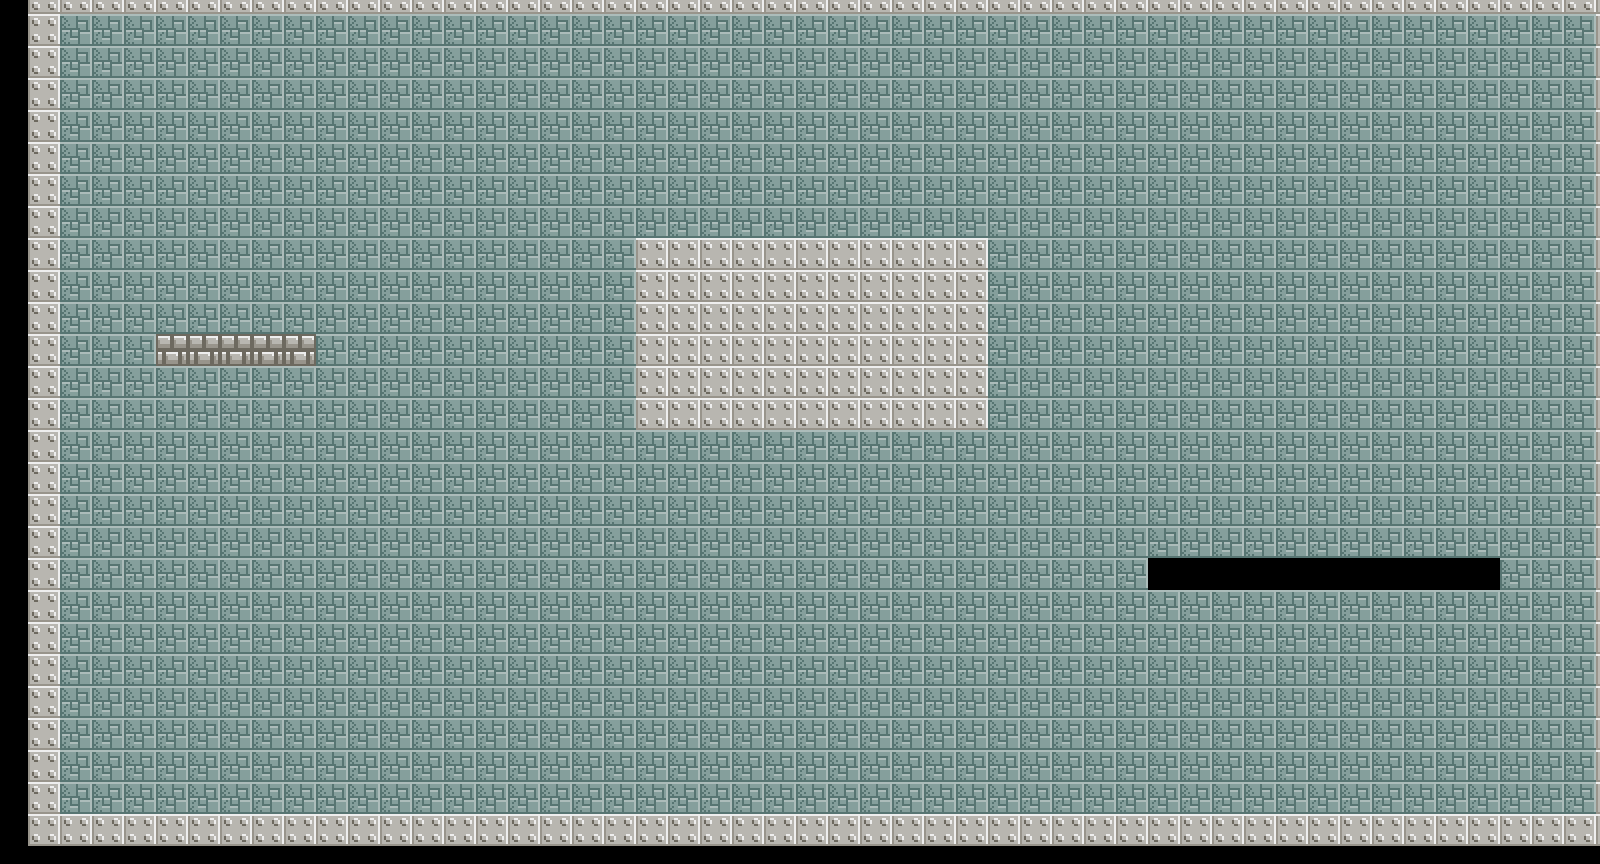

This is a level from a 2D game, rendered from its Tiled map with the project's own tilesets. A one-line summary and the map file follow, with tile-layer data summarised:
An orthogonal 50x27 tile map with 32x32 px tiles, 1 tile layer (Слой тайлов 1) and 8 objects (7x solid, Player).

<map version="1.5" tiledversion="1.7.2" orientation="orthogonal" renderorder="right-down" width="50" height="27" tilewidth="32" tileheight="32" infinite="0" nextlayerid="3" nextobjectid="18">
 <tileset firstgid="1" name="simpleGraphics_tiles32x32" tilewidth="32" tileheight="32" tilecount="40" columns="8">
  <image source="images/simpleGraphics_tiles32x32.png" width="256" height="160" />
 </tileset>
 <layer id="1" name="Слой тайлов 1" width="50" height="27" offsetx="28" offsety="-18.6667">
  <data>[1350 cells, 1350 non-empty, 4 distinct tile ids]</data>
 </layer>
 <objectgroup id="2" name="collisions">
  <object id="3" name="solid" x="129" y="352" width="159.5" height="31.5" />
  <object id="10" name="Player" x="521.459" y="618.436" width="75" height="82" />
  <object id="12" name="solid" x="609" y="256" width="350" height="191" />
  <object id="13" name="solid" x="1112.7" y="570.485" width="350" height="54.3383" />
  <object id="14" name="solid" x="-1.76692" y="-1.18421" width="1601.13" height="33.1654" />
  <object id="15" name="solid" x="2.08162" y="830.335" width="1601.13" height="33.1654" />
  <object id="16" name="solid" x="-7.69925" y="25.0226" width="46.1955" height="802.647" />
  <object id="17" name="solid" x="1553.32" y="32.7218" width="51.9699" height="800.722" />
 </objectgroup>
</map>
